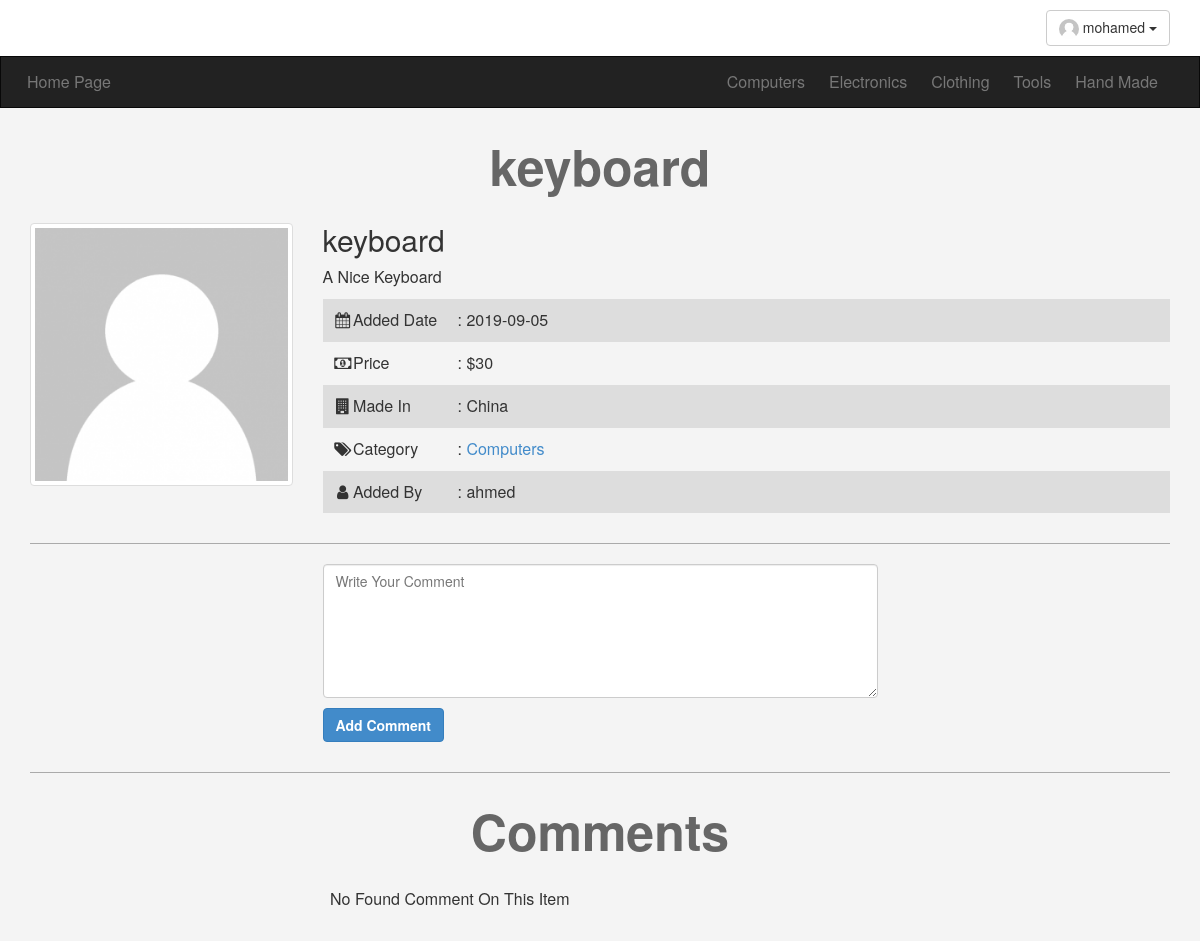
Screenshot of /items.php?itemid=22 (signed in) with the database file from the repository.
### tables this page shows
CREATE TABLE `categories` (
  `category_id` int(11) NOT NULL,
  `category_name` varchar(255) NOT NULL,
  `description` text NOT NULL,
  `parent` int(11) NOT NULL,
  `ordering` int(11) DEFAULT NULL,
  `visibility` tinyint(4) NOT NULL DEFAULT '0',
  `allow_comment` tinyint(4) NOT NULL DEFAULT '0',
  `allow_ads` tinyint(4) NOT NULL DEFAULT '0'
);

CREATE TABLE `items` (
  `item_id` int(11) NOT NULL,
  `item_name` varchar(255) NOT NULL,
  `description` text NOT NULL,
  `price` varchar(255) NOT NULL,
  `date` date NOT NULL,
  `country_made` varchar(255) NOT NULL,
  `image` varchar(255) NOT NULL,
  `status` varchar(255) NOT NULL,
  `rating` varchar(255) NOT NULL,
  `approve` tinyint(4) NOT NULL DEFAULT '0',
  `category_id` int(11) NOT NULL,
  `member_id` int(11) NOT NULL
);

CREATE TABLE `users` (
  `user_id` int(11) NOT NULL,
  `user_name` varchar(255) NOT NULL,
  `password` varchar(255) NOT NULL,
  `email` varchar(255) NOT NULL,
  `full_name` varchar(255) NOT NULL,
  `group_id` int(11) NOT NULL DEFAULT '0',
  `trust_status` int(11) NOT NULL DEFAULT '0',
  `reg_status` int(11) NOT NULL DEFAULT '0',
  `reg_date` date NOT NULL
);

### init.php (called while the page is built, shortened)
<?php
    $tmbl = 'includes/templates/';
    $func = 'includes/functions/';
    $css  = 'theme/css/';
    include 'admin/connection.php';
    include $func . 'functions.php';
    include $tmbl . 'header.php';
?>

### includes/functions/functions.php (called while the page is built, shortened)
<?php
    function getAll ($select, $table, $where = NULL, $and = NULL, $orderby, $ordering = 'DESC') {
        global $conn;
        $stmt = $conn->prepare("SELECT $select FROM $table $where $and ORDER BY $orderby $ordering");
        $stmt->execute();
        $All = $stmt->fetchAll();
        return $All;
    }

### items.php (the view, shortened to what this page needs)
<?php
    include 'init.php';
    $itemid = isset($_GET['itemid']) && is_numeric($_GET['itemid']) ? $_GET['itemid'] : 0;
    $stmt = $conn->prepare("SELECT I.*, C.category_name, U.user_name FROM items I INNER JOIN categories C ON I.category_id = C.category_id INNER JOIN users U ON I.member_id = U.user_id WHERE item_id = ? AND approve = 1");
    $stmt->execute(array($itemid));
    $count = $stmt->rowCount();
    if($count > 0) {
    $item = $stmt->fetch();
?>
<div class="item">
    <div class="container">
        <div class="row">
            <h1 class="text-center"><?php echo $item['item_name'] ?></h1>
            <div class="col-sm-3">
                <img src="item.png" class="img-responsive img-thumbnail">
            </div>
            <div class="col-sm-9">
                <h2><?php echo $item['item_name'] ?></h2>
                <p><?php echo $item['description'] ?></p>
                <ul class="list-unstyled">
                    <li><i class="fa fa-calendar fa-fw"></i><span>Added Date</span> : <?php echo $item['date'] ?></li>
                    <li><i class="fa fa-money fa-fw"></i><span>Price</span> : <?php echo $item['price'] ?></li>
                    <li><i class="fa fa-building fa-fw"></i><span>Made In</span> : <?php echo $item['country_made'] ?></li>
                    <li><i class="fa fa-tags fa-fw"></i><span>Category</span> : <?php echo "<a href='categories.php?catid=".$item['category_id']."'>" . $item['category_name'] . "</a>" ?></li>
                    <li><i class="fa fa-user fa-fw"></i><span>Added By</span> : <?php echo $item['user_name'] ?></li>
                </ul>
            </div>
        </div>
        <hr class="custom-hr">
        <div class="row">
            <div class="col-sm-offset-3 col-sm-6 add-comm">
            <?php
                if(isset($_SESSION['user'])) {
            ?>
                <form method="post" action="<?php echo $_SERVER['PHP_SELF']. '?itemid=' . $itemid?>">
                    <textarea class="form-control" name="comment" rows="6" placeholder="Write Your Comment" required="required"></textarea>
                    <input type="submit" class="btn btn-primary" value="Add Comment">
                </form>
            <?php
                } else
                    echo "<a href='login.php'>Login</a> or <a href='login.php'>Register</a> First";
            ?>
            </div>
        </div>
        <hr class="custom-hr">
            <h1 class="text-center">Comments</h1>
            <?php
                $stmt = $conn->prepare("SELECT * FROM comments C INNER JOIN users U ON C.user_id = U.user_id WHERE C.item_id = ? ORDER BY comment_id DESC");
                $stmt->execute(array($itemid));
                $comments = $stmt->fetchAll();
                if ($stmt->rowCount() > 0) {
                    foreach($comments as $comment) {
            ?>
                    <div class="row user-comment">
                        <div class="col-sm-3">
                            <img src="item.png" class="img-responsive img-thumbnail img-circle center-block">
                            <p class="user"><?php echo $comment['user_name'] ?></p>
                        </div>
                        <div class="col-sm-9">
                            <p class="comment-content"><?php echo $comment['comment'] ?></p>
                        </div>
                    </div>
                    <hr class="custom-hr">
            <?php
                    }
                } else {
                    echo "<div class='col-sm-9 col-sm-offset-3'><div class='no-comments'>No Found Comment On This Item</div></div>";
                }
            ?>
    </div>
</div>
<?php
    } else {
        echo "<div class='alert alert-danger'>This ID not found or The ad is pending review</div>";
    }
    include $tmbl . 'footer.php';
?>

### includes/templates/header.php (shortened to what this page needs)
<!DOCTYPE html>
<html>
    <head>
        <link rel="stylesheet" href="<?php echo $css ?>bootstrap.css">
        <link rel="stylesheet" href="<?php echo $css ?>font-awesome.min.css">
        <link rel="stylesheet" href="<?php echo $css ?>front.css">
    </head>
    <body>
        <div class="upper-bar">
            <div class="container">
                <?php
                    if (isset($_SESSION['user'])) {
                ?>
                <div class="dropdown pull-right">
                  <button class="btn btn-default dropdown-toggle" type="button" id="dropdownMenu1" data-toggle="dropdown" aria-haspopup="true" aria-expanded="true">
                        <img src="item.png" class="img-circle">
                        <?php echo $_SESSION['user'] ?>
                    <span class="caret"></span>
                  </button>
                </div>
                <?php
                    } else {
                ?>
                <a href="login.php">
                    <span class="pull-right">Login/Signup</span>
                </a>
                <?php } ?>
            </div>
        </div>
        <nav class="navbar navbar-inverse">
          <div class="container">
            <div class="navbar-header">
              <a class="navbar-brand" href="index.php">Home Page</a>
            </div>
            <div class="collapse navbar-collapse" id="app-nav">
              <ul class="nav navbar-nav navbar-right">
                <?php
                    $cats = getAll("*", "categories", "where parent = 0", "", "category_id", "ASC");
                    foreach($cats as $cat) {
                        echo "<li><a href='categories.php?catid=".$cat['category_id']."'>".$cat['category_name']."</a></li>";
                    }
                ?>
              </ul>
            </div>
          </div>
        </nav>

### theme/css/front.css (style rules this page uses)
body { background: #F4F4F4; font-size: 16px; }
.navbar { border-radius: 0; margin-bottom: 0 }
.navbar-brand { font-size: 1em; padding: 15px 12px; }
.nav > li > a { padding: 15px 12px; }
.form-control { position: relative }
.upper-bar { background-color: #fff; padding: 10px }
.upper-bar img { width:20px; height:20px }
.item h2 { margin-top: 0 }
.item ul li { padding: 10px }
.item ul li:nth-child(odd) { background-color: #ddd }
.item ul li span { width: 100px; display: inline-block }
.add-comm input[type='submit'] { font-weight: bold; margin: 10px 0 }
.no-comments { margin-bottom: 30px }
h1 { font-size: 50px; color: #666; font-weight: bold; margin: 30px 0 }
.custom-hr { border-top: 1px solid #aaa }

### rows the page displays
categories: category_name "Computers"
categories: category_name "Electronics"
categories: category_name "Clothing"
categories: category_name "Tools"
categories: category_name "Hand Made"
items: item_name "keyboard", description "A Nice Keyboard", date "2019-09-05", price "$30", country_made "China", category.category_name "Computers", member.user_name "ahmed"

### other values shown
$_SESSION['user'] "mohamed"
